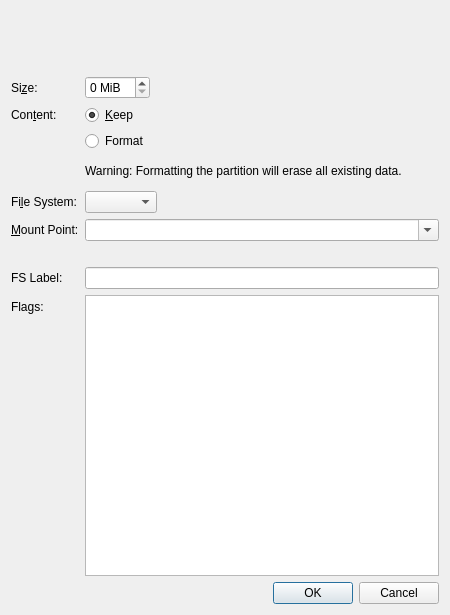
<?xml version="1.0" encoding="UTF-8"?>
<ui version="4.0">
 <author>
SPDX-FileCopyrightText: 2014 Aurélien Gâteau &lt;agateau@kde.org&gt;
SPDX-License-Identifier: GPL-3.0-or-later
 </author>
 <class>EditExistingPartitionDialog</class>
 <widget class="QDialog" name="EditExistingPartitionDialog">
  <property name="geometry">
   <rect>
    <x>0</x>
    <y>0</y>
    <width>450</width>
    <height>615</height>
   </rect>
  </property>
  <property name="sizePolicy">
   <sizepolicy hsizetype="Preferred" vsizetype="Minimum">
    <horstretch>0</horstretch>
    <verstretch>0</verstretch>
   </sizepolicy>
  </property>
  <property name="windowTitle">
   <string>Edit Existing Partition</string>
  </property>
  <layout class="QVBoxLayout" name="verticalLayout">
   <property name="sizeConstraint">
    <enum>QLayout::SetMinimumSize</enum>
   </property>
   <item>
    <widget class="PartResizerWidget" name="partResizerWidget" native="true">
     <property name="sizePolicy">
      <sizepolicy hsizetype="Expanding" vsizetype="Fixed">
       <horstretch>0</horstretch>
       <verstretch>0</verstretch>
      </sizepolicy>
     </property>
     <property name="minimumSize">
      <size>
       <width>0</width>
       <height>59</height>
      </size>
     </property>
    </widget>
   </item>
   <item>
    <layout class="QFormLayout" name="formLayout">
     <property name="fieldGrowthPolicy">
      <enum>QFormLayout::ExpandingFieldsGrow</enum>
     </property>
     <item row="2" column="0">
      <widget class="QLabel" name="label_3">
       <property name="text">
        <string>Con&amp;tent:</string>
       </property>
       <property name="buddy">
        <cstring>keepRadioButton</cstring>
       </property>
      </widget>
     </item>
     <item row="2" column="1">
      <widget class="QRadioButton" name="keepRadioButton">
       <property name="text">
        <string>&amp;Keep</string>
       </property>
       <property name="checked">
        <bool>true</bool>
       </property>
      </widget>
     </item>
     <item row="3" column="1">
      <widget class="QRadioButton" name="formatRadioButton">
       <property name="text">
        <string>Format</string>
       </property>
      </widget>
     </item>
     <item row="4" column="1">
      <widget class="QLabel" name="label_2">
       <property name="sizePolicy">
        <sizepolicy hsizetype="Expanding" vsizetype="Fixed">
         <horstretch>0</horstretch>
         <verstretch>0</verstretch>
        </sizepolicy>
       </property>
       <property name="minimumSize">
        <size>
         <width>300</width>
         <height>0</height>
        </size>
       </property>
       <property name="text">
        <string>Warning: Formatting the partition will erase all existing data.</string>
       </property>
       <property name="wordWrap">
        <bool>true</bool>
       </property>
      </widget>
     </item>
     <item row="6" column="0">
      <widget class="QLabel" name="mountPointLabel">
       <property name="text">
        <string>&amp;Mount Point:</string>
       </property>
       <property name="buddy">
        <cstring>mountPointComboBox</cstring>
       </property>
      </widget>
     </item>
     <item row="6" column="1">
      <widget class="QComboBox" name="mountPointComboBox">
       <property name="sizePolicy">
        <sizepolicy hsizetype="MinimumExpanding" vsizetype="Fixed">
         <horstretch>0</horstretch>
         <verstretch>0</verstretch>
        </sizepolicy>
       </property>
       <property name="editable">
        <bool>true</bool>
       </property>
       <property name="currentIndex">
        <number>-1</number>
       </property>
      </widget>
     </item>
     <item row="1" column="0">
      <widget class="QLabel" name="label">
       <property name="text">
        <string>Si&amp;ze:</string>
       </property>
       <property name="buddy">
        <cstring>sizeSpinBox</cstring>
       </property>
      </widget>
     </item>
     <item row="1" column="1">
      <widget class="QSpinBox" name="sizeSpinBox">
       <property name="suffix">
        <string> MiB</string>
       </property>
      </widget>
     </item>
     <item row="5" column="0">
      <widget class="QLabel" name="fileSystemLabel">
       <property name="text">
        <string>Fi&amp;le System:</string>
       </property>
       <property name="buddy">
        <cstring>fileSystemComboBox</cstring>
       </property>
      </widget>
     </item>
     <item row="5" column="1">
      <widget class="QComboBox" name="fileSystemComboBox"/>
     </item>
     <item row="10" column="0">
      <widget class="QLabel" name="label_4">
       <property name="text">
        <string>Flags:</string>
       </property>
      </widget>
     </item>
     <item row="10" column="1">
      <widget class="QListWidget" name="m_listFlags">
       <property name="alternatingRowColors">
        <bool>true</bool>
       </property>
       <property name="selectionMode">
        <enum>QAbstractItemView::NoSelection</enum>
       </property>
       <property name="sortingEnabled">
        <bool>true</bool>
       </property>
      </widget>
     </item>
     <item row="8" column="1">
      <widget class="QLineEdit" name="fileSystemLabelEdit">
       <property name="toolTip">
        <string>Label for the filesystem</string>
       </property>
       <property name="maxLength">
        <number>16</number>
       </property>
      </widget>
     </item>
     <item row="8" column="0">
      <widget class="QLabel" name="fileSystemLabelLabel">
       <property name="text">
        <string>FS Label:</string>
       </property>
      </widget>
     </item>
     <item row="7" column="1">
      <widget class="QLabel" name="mountPointExplanation">
       <property name="text">
        <string/>
       </property>
      </widget>
     </item>
    </layout>
   </item>
   <item>
    <widget class="QDialogButtonBox" name="buttonBox">
     <property name="orientation">
      <enum>Qt::Horizontal</enum>
     </property>
     <property name="standardButtons">
      <set>QDialogButtonBox::Cancel|QDialogButtonBox::Ok</set>
     </property>
    </widget>
   </item>
  </layout>
 </widget>
 <customwidgets>
  <customwidget>
   <class>PartResizerWidget</class>
   <extends>QWidget</extends>
   <header location="global">kpmcore/gui/partresizerwidget.h</header>
   <container>1</container>
  </customwidget>
 </customwidgets>
 <tabstops>
  <tabstop>sizeSpinBox</tabstop>
  <tabstop>keepRadioButton</tabstop>
  <tabstop>formatRadioButton</tabstop>
  <tabstop>mountPointComboBox</tabstop>
  <tabstop>buttonBox</tabstop>
 </tabstops>
 <resources/>
 <connections>
  <connection>
   <sender>buttonBox</sender>
   <signal>accepted()</signal>
   <receiver>EditExistingPartitionDialog</receiver>
   <slot>accept()</slot>
   <hints>
    <hint type="sourcelabel">
     <x>248</x>
     <y>254</y>
    </hint>
    <hint type="destinationlabel">
     <x>157</x>
     <y>274</y>
    </hint>
   </hints>
  </connection>
  <connection>
   <sender>buttonBox</sender>
   <signal>rejected()</signal>
   <receiver>EditExistingPartitionDialog</receiver>
   <slot>reject()</slot>
   <hints>
    <hint type="sourcelabel">
     <x>316</x>
     <y>260</y>
    </hint>
    <hint type="destinationlabel">
     <x>286</x>
     <y>274</y>
    </hint>
   </hints>
  </connection>
 </connections>
</ui>
